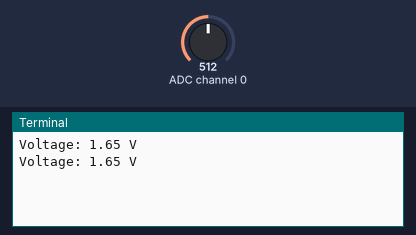
A program run on a simulated Raspberry Pi (BCM pin numbers). Parts: the last lines printed to the terminal. Inputs (shaded band) come from the test bench; at power-on: ADC channel 0 = 512 (analog values on the 0–1023 scale). Library files of the repository ran but are not shown: mcp300x.py.

Above: at 1.2 s.
1.3 s: ADC channel 0 set to 716
At 2.6 s:
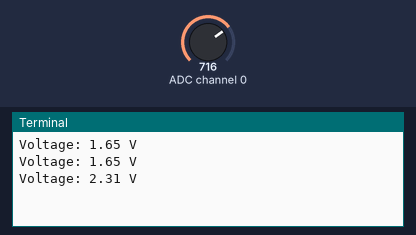
2.8 s: ADC channel 0 set to 900
At 3.5 s:
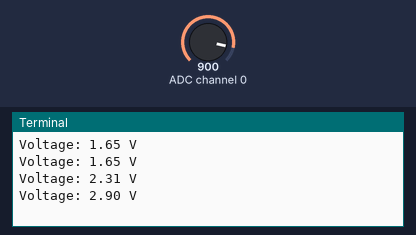
Timing chart, 0 to 5.8 s (numbered marks = the images above; inputs shaded):
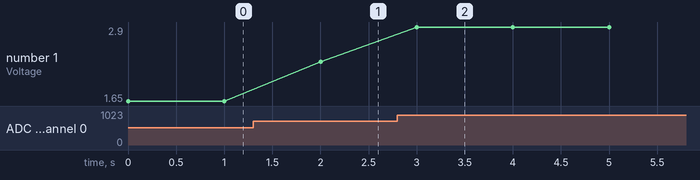

Measured:
- after the input at 1.3 s, the terminal: prints a new line after 0.70 s (image 1)
- after the input at 2.8 s, the terminal: prints a new line after 0.20 s (image 2)
- plotted number 1: 1.65 → 2.31 after the input at 1.3 s, 2.31 → 2.9 after the input at 2.8 s

The program:

mcp3008_example.py
```python
# MCP3008 example using own module

from mcp300x import MCP3008
from time import sleep


spi_bus = 0
spi_device = 1  # CS1
adc_channel = 0

mcp3008 = MCP3008(bus = spi_bus, device = spi_device)

try:
    while True:
        voltage = mcp3008.read(adc_channel) / 1023 * 3.3
        print(f"Voltage: {voltage:1.2f} V")
        sleep(1)
except KeyboardInterrupt:
    print("Program aborted.")

mcp3008.close()
```
